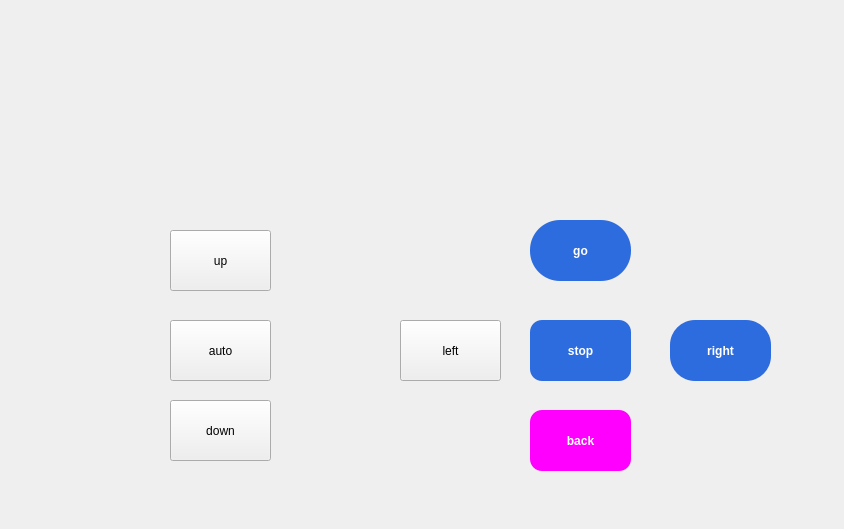
<?xml version="1.0" encoding="UTF-8"?>
<ui version="4.0">
 <class>Form</class>
 <widget class="QWidget" name="Form">
  <property name="geometry">
   <rect>
    <x>0</x>
    <y>0</y>
    <width>844</width>
    <height>529</height>
   </rect>
  </property>
  <property name="windowTitle">
   <string>Form</string>
  </property>
  <property name="styleSheet">
   <string notr="true">border-color: rgb(85, 170, 0);</string>
  </property>
  <widget class="QPushButton" name="stop">
   <property name="geometry">
    <rect>
     <x>530</x>
     <y>320</y>
     <width>101</width>
     <height>61</height>
    </rect>
   </property>
   <property name="styleSheet">
    <string notr="true">QPushButton {
  background-color: #2d6cdf;
  color: white;
  border-radius: 12px;
  padding: 10px;
  font-weight: bold;
}
QPushButton:hover {
  background-color: #ff0000;
}
QPushButton:pressed {
  background-color: #173a7a;
}</string>
   </property>
   <property name="text">
    <string>stop</string>
   </property>
  </widget>
  <widget class="QPushButton" name="left">
   <property name="geometry">
    <rect>
     <x>400</x>
     <y>320</y>
     <width>101</width>
     <height>61</height>
    </rect>
   </property>
   <property name="text">
    <string>left</string>
   </property>
  </widget>
  <widget class="QPushButton" name="back">
   <property name="geometry">
    <rect>
     <x>530</x>
     <y>410</y>
     <width>101</width>
     <height>61</height>
    </rect>
   </property>
   <property name="styleSheet">
    <string notr="true">QPushButton {
  background-color: #ff00ff;
  color: white;
  border-radius: 12px;
  padding: 10px;
  font-weight: bold;
}
QPushButton:hover {
	background-color: #1f4fa8;
}
QPushButton:pressed {
  background-color: #ff00ff;
}</string>
   </property>
   <property name="text">
    <string>back</string>
   </property>
  </widget>
  <widget class="QPushButton" name="right">
   <property name="geometry">
    <rect>
     <x>670</x>
     <y>320</y>
     <width>101</width>
     <height>61</height>
    </rect>
   </property>
   <property name="styleSheet">
    <string notr="true">QPushButton {
  background-color: #2d6cdf;
  color: white;
  border-radius: 25px;
  padding: 10px;
  font-weight: bold;
}
QPushButton:hover {
  background-color: #1f4fa8;
}
QPushButton:pressed {
  background-color: #ff0000;
}</string>
   </property>
   <property name="text">
    <string>right</string>
   </property>
  </widget>
  <widget class="QPushButton" name="go">
   <property name="geometry">
    <rect>
     <x>530</x>
     <y>220</y>
     <width>101</width>
     <height>61</height>
    </rect>
   </property>
   <property name="styleSheet">
    <string notr="true">QPushButton {
  background-color: #2d6cdf;
  color: white;
  border-radius: 30px;
  padding: 10px;
  font-weight: bold;
}
QPushButton:hover {
  background-color: #1f4fa8;
}
QPushButton:pressed {
  background-color: #173a7a;
}</string>
   </property>
   <property name="text">
    <string>go</string>
   </property>
  </widget>
  <widget class="QPushButton" name="auto1">
   <property name="geometry">
    <rect>
     <x>170</x>
     <y>320</y>
     <width>101</width>
     <height>61</height>
    </rect>
   </property>
   <property name="text">
    <string>auto</string>
   </property>
  </widget>
  <widget class="QPushButton" name="down">
   <property name="geometry">
    <rect>
     <x>170</x>
     <y>400</y>
     <width>101</width>
     <height>61</height>
    </rect>
   </property>
   <property name="text">
    <string>down</string>
   </property>
  </widget>
  <widget class="QPushButton" name="up">
   <property name="geometry">
    <rect>
     <x>170</x>
     <y>230</y>
     <width>101</width>
     <height>61</height>
    </rect>
   </property>
   <property name="text">
    <string>up</string>
   </property>
  </widget>
 </widget>
 <resources/>
 <connections/>
</ui>
